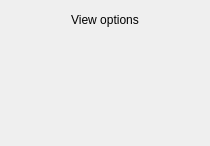
<?xml version="1.0" encoding="UTF-8"?>
<ui version="4.0">
 <class>FVOptionsPopup</class>
 <widget class="QWidget" name="FVOptionsPopup">
  <property name="geometry">
   <rect>
    <x>0</x>
    <y>0</y>
    <width>210</width>
    <height>146</height>
   </rect>
  </property>
  <property name="sizePolicy">
   <sizepolicy hsizetype="Preferred" vsizetype="Minimum">
    <horstretch>0</horstretch>
    <verstretch>0</verstretch>
   </sizepolicy>
  </property>
  <property name="minimumSize">
   <size>
    <width>210</width>
    <height>146</height>
   </size>
  </property>
  <property name="maximumSize">
   <size>
    <width>320</width>
    <height>600</height>
   </size>
  </property>
  <property name="windowTitle">
   <string>Form</string>
  </property>
  <layout class="QVBoxLayout" name="verticalLayout">
   <property name="spacing">
    <number>0</number>
   </property>
   <property name="leftMargin">
    <number>6</number>
   </property>
   <property name="topMargin">
    <number>9</number>
   </property>
   <property name="rightMargin">
    <number>6</number>
   </property>
   <property name="bottomMargin">
    <number>6</number>
   </property>
   <item>
    <widget class="QLabel" name="headerLabel">
     <property name="text">
      <string>View options</string>
     </property>
     <property name="alignment">
      <set>Qt::AlignCenter</set>
     </property>
    </widget>
   </item>
   <item>
    <spacer name="verticalSpacer">
     <property name="orientation">
      <enum>Qt::Vertical</enum>
     </property>
     <property name="sizeType">
      <enum>QSizePolicy::Fixed</enum>
     </property>
     <property name="sizeHint" stdset="0">
      <size>
       <width>20</width>
       <height>8</height>
      </size>
     </property>
    </spacer>
   </item>
   <item>
    <widget class="ContextMenuItem" name="viewSimpleButton" native="true">
     <property name="sizePolicy">
      <sizepolicy hsizetype="Preferred" vsizetype="Preferred">
       <horstretch>0</horstretch>
       <verstretch>0</verstretch>
      </sizepolicy>
     </property>
    </widget>
   </item>
   <item>
    <widget class="ContextMenuItem" name="viewExtendedButton" native="true"/>
   </item>
   <item>
    <widget class="ContextMenuItem" name="viewFoldersButton" native="true"/>
   </item>
   <item>
    <widget class="ContextMenuItem" name="showInfoButton" native="true"/>
   </item>
   <item>
    <widget class="ContextMenuItem" name="fitPreviewButton" native="true"/>
   </item>
  </layout>
 </widget>
 <customwidgets>
  <customwidget>
   <class>ContextMenuItem</class>
   <extends>QWidget</extends>
   <header>gui/customwidgets/contextmenuitem.h</header>
   <container>1</container>
  </customwidget>
 </customwidgets>
 <resources/>
 <connections/>
</ui>
